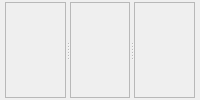
       <widget class="QWidget" name="ecmoviesTab">
        <property name="sizePolicy">
         <sizepolicy hsizetype="Preferred" vsizetype="Expanding">
          <horstretch>0</horstretch>
          <verstretch>0</verstretch>
         </sizepolicy>
        </property>
        <attribute name="title">
         <string>EC movies</string>
        </attribute>
        <layout class="QVBoxLayout" name="verticalLayout_35">
         <property name="spacing">
          <number>2</number>
         </property>
         <property name="leftMargin">
          <number>5</number>
         </property>
         <property name="topMargin">
          <number>2</number>
         </property>
         <property name="rightMargin">
          <number>5</number>
         </property>
         <property name="bottomMargin">
          <number>2</number>
         </property>
         <item>
          <widget class="QSplitter" name="splitter_4">
           <property name="orientation">
            <enum>Qt::Horizontal</enum>
           </property>
           <widget class="QFrame" name="ecmoviesFrame1">
            <property name="frameShape">
             <enum>QFrame::StyledPanel</enum>
            </property>
            <property name="frameShadow">
             <enum>QFrame::Raised</enum>
            </property>
            <layout class="QVBoxLayout" name="verticalLayout_16">
             <property name="spacing">
              <number>1</number>
             </property>
             <property name="leftMargin">
              <number>1</number>
             </property>
             <property name="topMargin">
              <number>1</number>
             </property>
             <property name="rightMargin">
              <number>1</number>
             </property>
             <property name="bottomMargin">
              <number>1</number>
             </property>
             <item>
              <layout class="QVBoxLayout" name="ecmoviesLayout1"/>
             </item>
            </layout>
           </widget>
           <widget class="QFrame" name="ecmoviesFrame2">
            <property name="frameShape">
             <enum>QFrame::StyledPanel</enum>
            </property>
            <property name="frameShadow">
             <enum>QFrame::Raised</enum>
            </property>
            <layout class="QVBoxLayout" name="verticalLayout_18">
             <property name="spacing">
              <number>1</number>
             </property>
             <property name="leftMargin">
              <number>1</number>
             </property>
             <property name="topMargin">
              <number>1</number>
             </property>
             <property name="rightMargin">
              <number>1</number>
             </property>
             <property name="bottomMargin">
              <number>1</number>
             </property>
             <item>
              <layout class="QVBoxLayout" name="ecmoviesLayout2"/>
             </item>
            </layout>
           </widget>
           <widget class="QFrame" name="ecmoviesFrame3">
            <property name="frameShape">
             <enum>QFrame::StyledPanel</enum>
            </property>
            <property name="frameShadow">
             <enum>QFrame::Raised</enum>
            </property>
            <layout class="QVBoxLayout" name="verticalLayout_20">
             <property name="spacing">
              <number>1</number>
             </property>
             <property name="leftMargin">
              <number>1</number>
             </property>
             <property name="topMargin">
              <number>1</number>
             </property>
             <property name="rightMargin">
              <number>1</number>
             </property>
             <property name="bottomMargin">
              <number>1</number>
             </property>
             <item>
              <layout class="QVBoxLayout" name="ecmoviesLayout3"/>
             </item>
            </layout>
           </widget>
          </widget>
         </item>
        </layout>
       </widget>
